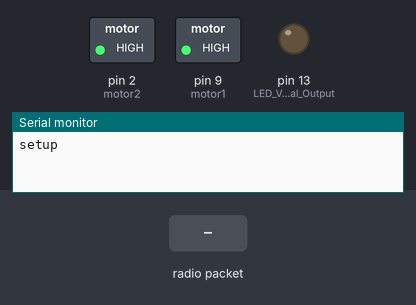
A sketch run on a simulated Arduino Uno, built with avr-gcc and run on an emulated ATmega328P. On the bench: switched loads named in the sketch (green lamp = pin HIGH), output pins drawn as LEDs (lit = HIGH), the last lines printed to the serial monitor. The inputs (shaded band) are chosen by the test bench. No radio packets arrive unless stated.

Above: at 1.3 s.
1.4 s: radio packet "1" arrives
At 1.8 s:
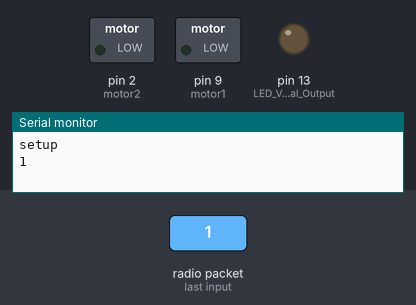
2.9 s: radio packet "2" arrives
At 4.1 s:
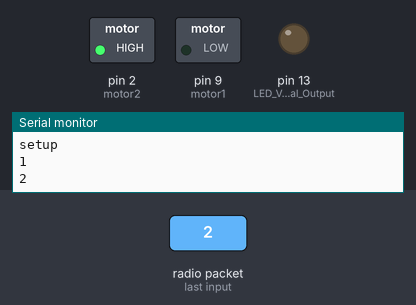
4.4 s: radio packet "3" arrives
At 5.3 s:
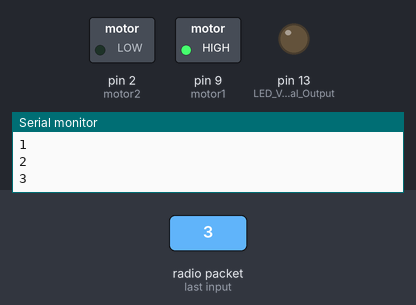
5.9 s: radio packet "4" arrives
At 6.5 s:
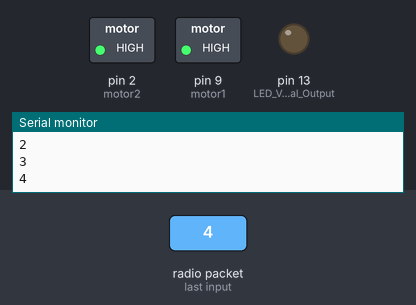
Timing chart, 0 to 8.4 s (numbered marks = the images above; inputs shaded):
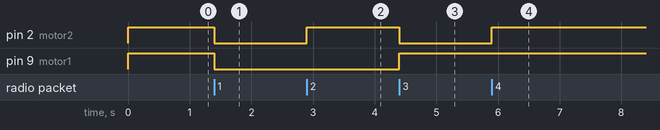

Measured:
- after the input at 1.4 s, pin 2 (motor2), pin 9 (motor1): HIGH → LOW at once
- after the input at 2.9 s, pin 2 (motor2): LOW → HIGH at once
- after the input at 4.4 s, pin 2 (motor2): HIGH → LOW at once; pin 9 (motor1): LOW → HIGH at once
- after the input at 5.9 s, pin 2 (motor2): LOW → HIGH at once

The sketch:

lawn_mower_receiver.ino
```cpp
#include <VirtualWire.h>
int motor1=9; //RIGHT MOTOR
int motor2=2; //LEFT MOTOR
char* val;

void setup() {
 Serial.begin(9600);
    Serial.println("setup");
  pinMode(LED_BUILTIN, OUTPUT);                               // LED Visual Output
  pinMode(motor1, OUTPUT);
    pinMode(motor2, OUTPUT);
    digitalWrite(motor1,HIGH); digitalWrite(motor2,HIGH); delay(100);
  vw_setup(2000);
    vw_set_rx_pin(11);
    vw_rx_start();

}

void loop() {
  uint8_t buf[VW_MAX_MESSAGE_LEN];
    uint8_t buflen = VW_MAX_MESSAGE_LEN;

     if (vw_get_message(buf, &buflen))
    {
  int i;
  val=buf;
  Serial.println(val);
   for (i = 0; i < buflen; i++)
  {
   switch (buf[i]) {
case '1':  digitalWrite(motor1,LOW); digitalWrite(motor2,LOW); delay(100); break;
case '2':  digitalWrite(motor1,LOW); digitalWrite(motor2,HIGH); delay(100); break;
case '3': digitalWrite(motor1,HIGH); digitalWrite(motor2,LOW); delay(100); break;
case '4':  digitalWrite(motor1,HIGH); digitalWrite(motor2,HIGH); delay(100); break;
   }
}
}
}
//testing one cutter with receiving comand
```
